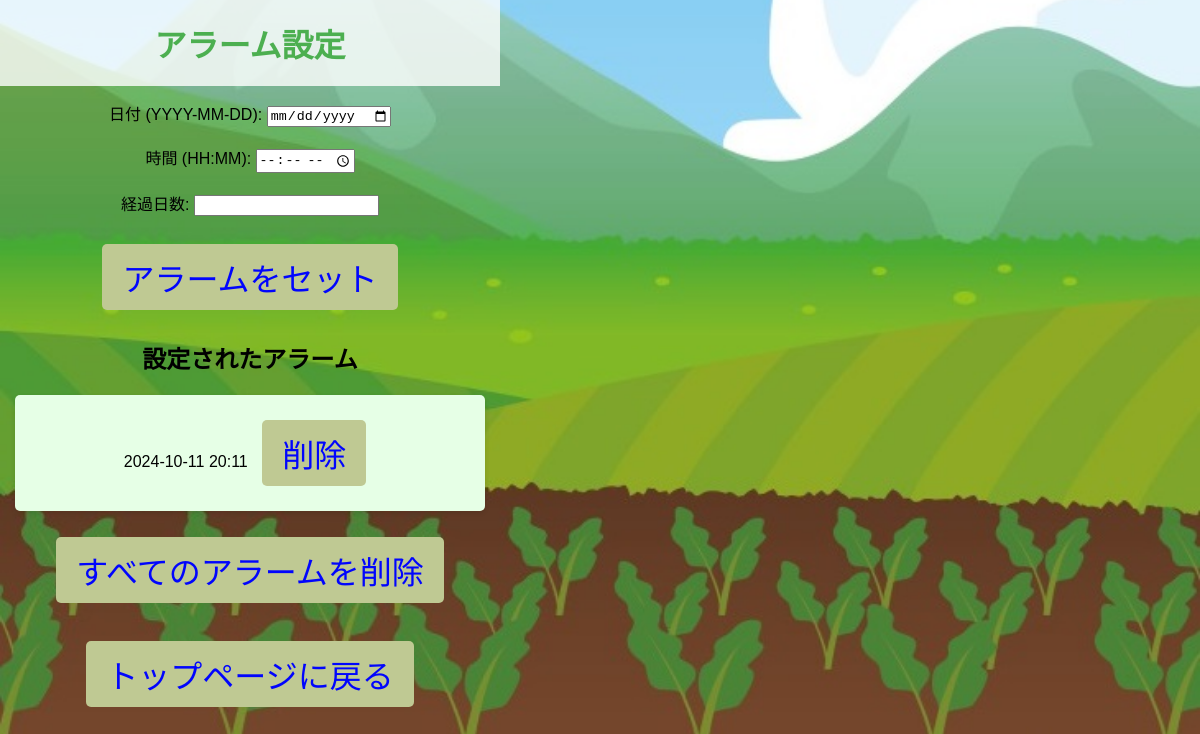
Page /add_alarm on the earlier database version.
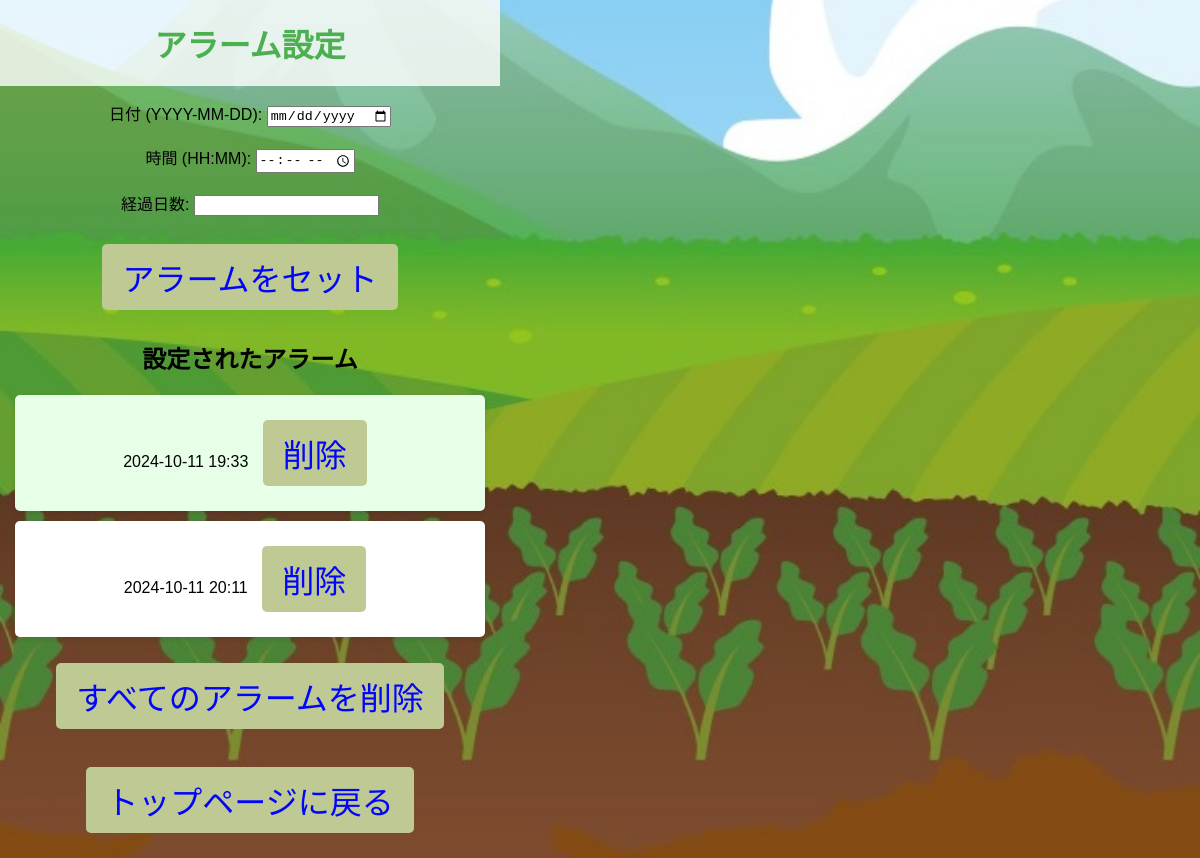
Same page on the later database version.
### tables this page shows
CREATE TABLE "alarms" (
	"alarm_id"	INTEGER,
	"alarm_time"	TEXT NOT NULL,
	PRIMARY KEY("alarm_id" AUTOINCREMENT)
);

### app.py (the view, shortened to what this page needs)
@app.route('/add_alarm', methods=['GET','POST'])
def add_alarm():
    delete_past_alarms()        # アラームの自動削除関数
    conn = get_db_connection()
    alarms = conn.execute('SELECT * FROM alarms ORDER BY alarm_time ASC').fetchall()
    conn.close()
    return render_template('set_alarm.html', alarms=alarms)

### app.py (called while the page is built)
def get_db_connection():
    conn = sqlite3.connect('sodateru.db')
    conn.row_factory = sqlite3.Row
    return conn

def delete_past_alarms():
    current_time = datetime.now().strftime('%Y-%m-%d %H:%M')
    conn = get_db_connection()
    conn.execute("DELETE FROM alarms WHERE alarm_time <= ?", (current_time,))
    conn.commit()

### templates/set_alarm.html (shortened to what this page needs)
<!DOCTYPE html>
<html lang="ja">
<head>
    <link rel="stylesheet" href="{{ url_for('static', filename='style.css') }}">
</head>
<body>
    <header>
        <h1>アラーム設定</h1>
    </header>
    <div class="container">
        <form action="/add_alarm" method="POST">
            <label for="date">日付 (YYYY-MM-DD):</label>
            <input type="date" id="date" name="date" required><br><br>
            <label for="time">時間 (HH:MM):</label>
            <input type="time" id="time" name="time" required><br><br>
            <label for="time">経過日数:</label>
            <input type="day" id="day" name="day" required><br><br>
            <button class="button" type="submit">アラームをセット</button>
        </form>
        <h2>設定されたアラーム</h2>
        <ul>
            {% for alarm in alarms %}
            <li>{{ alarm['alarm_time'] }}
                <form action="/delete_alarm" method="POST" style="display:inline;">
                    <button class="button" type="submit">削除</button>
                </form>
            </li>
            {% endfor %}
        </ul>
        {% if alarms %}
        <form action="/delete_all_alarms" method="POST">
            <button class="button">すべてのアラームを削除</button>
        </form>
        {% endif %}
        <br>
        <button class="button" onclick="location.href='{{ url_for('index') }}'">トップページに戻る</button>
    </div>
</body>
</html>

### static/style.css (style rules this page uses)
body { max-width: 500px; font-family: 'Arial', sans-serif; margin: 0; padding: 0; height: 100vh; justify-content: center; align-items: center; background-color: #f4f4f4; background-image: url('/static/sodateru-back.jpg'); background-size: cover; background-position: center; background-repeat: repeat; text-align: center; }
header { background-color: rgba(255, 255, 255, 0.8); padding: 20px; }
h1 { margin: 0; font-size: 2em; color: #4CAF50; }
.container { padding: 15px; }
.button { background-color: #bfc993; color: rgb(1, 5, 253); border: none; padding: 10px 20px; font-size: 2em; margin: 10px; cursor: pointer; border-radius: 5px; }
h2 { font-size: 1.5em; margin-top: 20px; }
ul { list-style-type: none; padding: 0; }
ul li { background-color: #fff; margin: 10px 0; padding: 15px; border-radius: 5px; box-shadow: 0 2px 5px rgba(0, 0, 0, 0.1); }
ul li:nth-child(odd) { background-color: #e6ffe6; }

Differences in the rows shown:
added alarms: alarm_time "2024-10-11 19:33"
